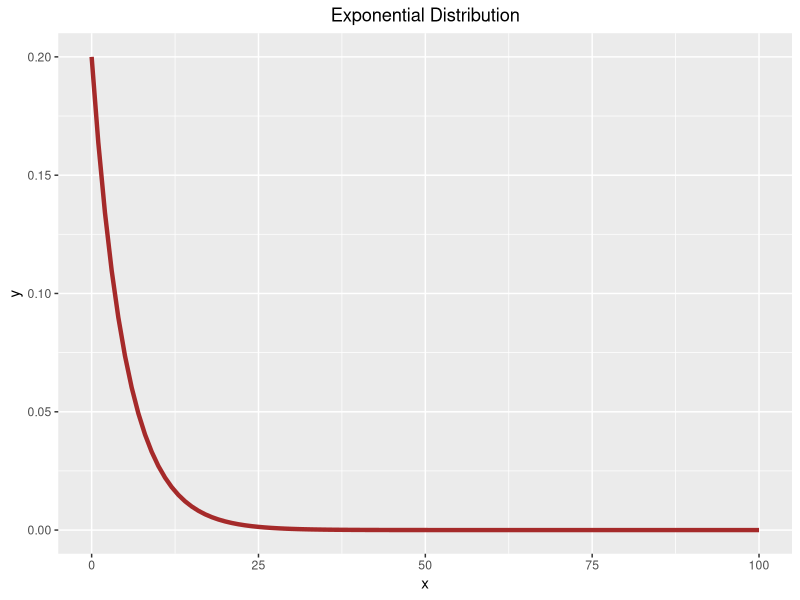

Write the R code that produced this figure.
##load needed package
library(ggplot2)

##plotting exponential distribution with rate 0.2
ggplot(data.frame(x=c(0,100)), aes(x=x)) +
  stat_function(fun=dexp, args=list(rate=0.2), colour="brown", linewidth =1.5) +
  ggtitle("Exponential Distribution") +
  theme(plot.title = element_text(hjust = 0.5))

##theoretical average of sample mean of size 40
##By CLT, the distribution of sample means approximates a normal distribution (i.e., a “bell curve”) 
##as the sample size becomes larger, regardless of the population's actual distribution shape.
##the mean of population is